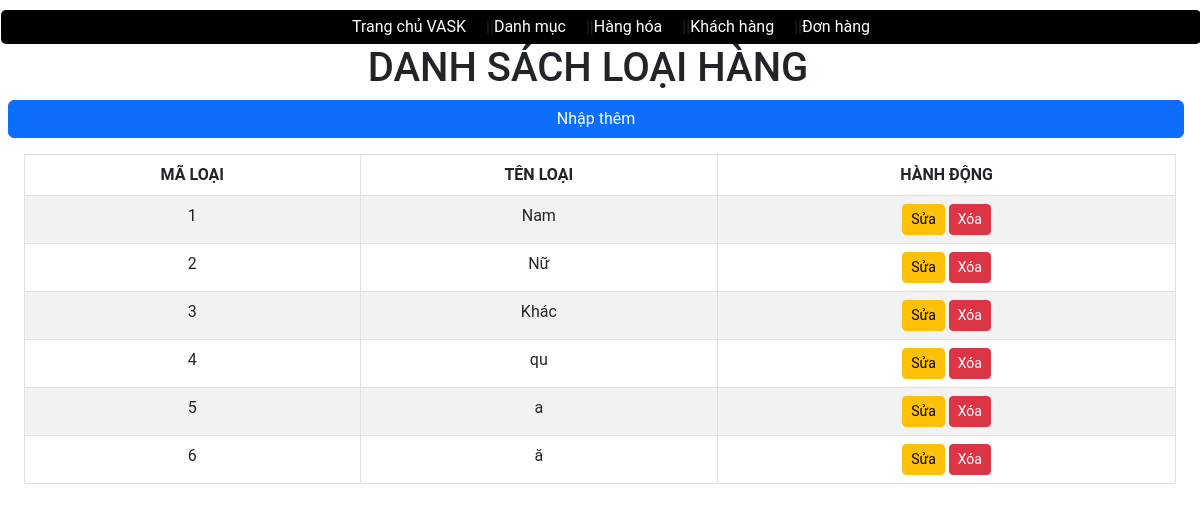
Page /admin/index.php?act=hienthidm on the earlier database version.
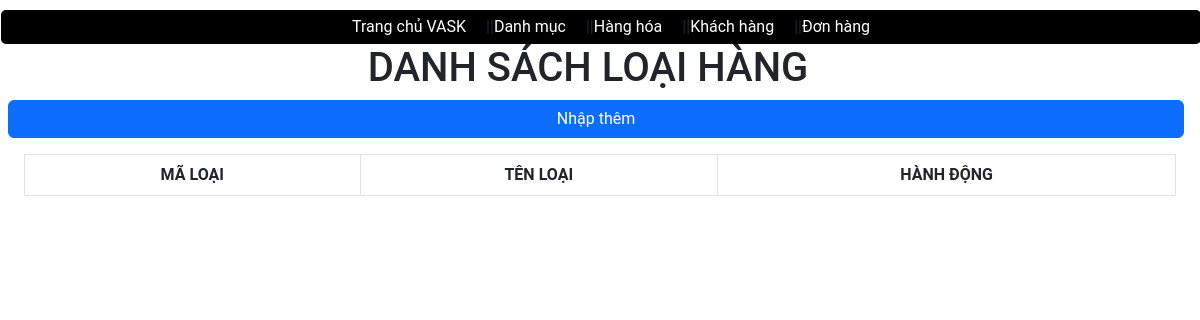
Same page on the later database version.
### tables this page shows
CREATE TABLE `danh_muc` (
  `id_danh_muc` int NOT NULL,
  `ten_danh_muc` varchar(255) NOT NULL
);

### models/config.php (called while the page is built, shortened)
<?php
function pdo_get_connection(){
    $dburl = "mysql:host=localhost;dbname=duan;charset=utf8mb4";
    $username = 'root';
    $password = '';
    $conn = new PDO($dburl, $username, $password);
    $conn->setAttribute(PDO::ATTR_ERRMODE, PDO::ERRMODE_EXCEPTION);
    return $conn;
}
function pdo_query($sql){
    $sql_args = array_slice(func_get_args(), 1);
    try{
        $conn = pdo_get_connection();
        $stmt = $conn->prepare($sql);
        $stmt->execute($sql_args);
        $rows = $stmt->fetchAll();
        return $rows;
    }
    catch(PDOException $e){
        throw $e;
    }
    finally{
        unset($conn);
    }
}

### models/danhmuc.php (called while the page is built, shortened)
<?php
function loadall_danh_muc() {
    $sql = "SELECT * FROM danh_muc WHERE 1";
    $listdanh_muc = pdo_query($sql);
    return $listdanh_muc;
}
?>

### admin/danhmuc/hienthidm.php (the view)
<div class="row">
    <div class="row container text-center">
        <h1>DANH SÁCH LOẠI HÀNG</h1>
        <div class="row ms-2 mb-3 text-end">
            <a href="index.php?act=themdm" class="btn btn-primary">Nhập thêm</a>
        </div>
    <div class="row container  text-center">
        <div class="ms-4 container">
            <table class="table table-striped table-bordered">
                <thead>
                    <tr>
                        <th>MÃ LOẠI</th>
                        <th>TÊN LOẠI</th>
                        <th>HÀNH ĐỘNG</th>
                    </tr>
                </thead>
                <tbody>
                    <?php
                        foreach ($listdanh_muc as $danhmuc) {
                            extract($danhmuc);
                            $suadm = "index.php?act=suadm&id=" . $id_danh_muc;
                            $xoadm = "index.php?act=xoadm&id=" . $id_danh_muc;
                            echo '
                        <tr>
                            <td>' . $id_danh_muc . '</td>
                            <td>' . $ten_danh_muc . '</td>
                            <td>
                                <a href="' . $suadm . '" class="btn btn-warning btn-sm">Sửa</a>
                                <a href="' . $xoadm . '" class="btn btn-danger btn-sm">Xóa</a>
                            </td>
                        </tr>
                        ';
                        }
                    ?>
                </tbody>
            </table>
        </div>
    </div>
</div>
</div>

Differences in the rows shown:
removed danh_muc: id_danh_muc "1", ten_danh_muc "Nam"
removed danh_muc: id_danh_muc "2", ten_danh_muc "Nữ"
removed danh_muc: id_danh_muc "3", ten_danh_muc "Khác"
removed danh_muc: id_danh_muc "4", ten_danh_muc "qu"
removed danh_muc: id_danh_muc "5", ten_danh_muc "a"
removed danh_muc: id_danh_muc "6", ten_danh_muc "ă"
